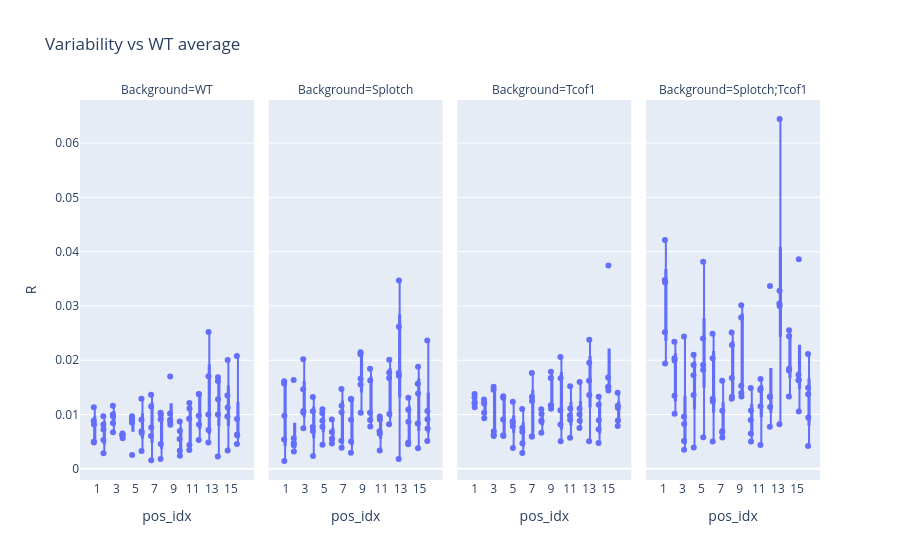

The cell this chart's notebook holds for it:
### Code cell
all_agged = plot_df.merge(agged[agged['Background']=='WT'], on=['pos_idx'], suffixes=('', '_AVG'))
all_agged['R'] = np.sqrt((all_agged['x_aligned'] - all_agged['x_aligned_AVG'])**2 + (all_agged['y_aligned'] - all_agged['y_aligned_AVG'])**2 + (all_agged['z_aligned'] - all_agged['z_aligned_AVG'])**2)
px.box(all_agged, x='pos_idx', y='R', facet_col='Background', points='all', category_orders=category_orders, title='Variability vs WT average', hover_data=['name'])

### Figure 1 — Plotly figure (JSON) as saved in the notebook; plotly's stock layout.template omitted (floating-point values rounded to 4 significant figures)
{"data": [{"alignmentgroup": "True", "boxpoints": "all", "customdata": [["818236-7_WT_2.csv"], ["818236-7_WT_2.csv"], ["818236-7_WT_2.csv"], ["818236-7_WT_2.csv"], ["818236-7_WT_2.csv"], ["818236-7_WT_2.csv"], ["818236-7_WT_2.csv"], ["818236-7_WT_2.csv"], ["818236-7_WT_2.csv"], ["818236-7_WT_2.csv"], ["818236-7_WT_2.csv"], ["818236-7_WT_2.csv"], ["818236-7_WT_2.csv"], ["818236-7_WT_2.csv"], ["818236-7_WT_2.csv"], ["818236-7_WT_2.csv"], ["818978-3_WT.csv"], ["818978-3_WT.csv"], ["818978-3_WT.csv"], ["818978-3_WT.csv"], ["818978-3_WT.csv"], ["818978-3_WT.csv"], ["818978-3_WT.csv"], ["818978-3_WT.csv"], ["818978-3_WT.csv"], ["818978-3_WT.csv"], ["818978-3_WT.csv"], ["818978-3_WT.csv"], ["818978-3_WT.csv"], ["818978-3_WT.csv"], ["818978-3_WT.csv"], ["818978-3_WT.csv"], ["818978-7_WT.csv"], ["818978-7_WT.csv"], ["818978-7_WT.csv"], ["818978-7_WT.csv"], ["818978-7_WT.csv"], ["818978-7_WT.csv"], ["818978-7_WT.csv"], ["818978-7_WT.csv"], ["818978-7_WT.csv"], ["818978-7_WT.csv"], ["818978-7_WT.csv"], ["818978-7_WT.csv"], ["818978-7_WT.csv"], ["818978-7_WT.csv"], ["818978-7_WT.csv"], ["818978-7_WT.csv"], ["819576-8_WT.csv"], ["819576-8_WT.csv"], ["819576-8_WT.csv"], ["819576-8_WT.csv"], ["819576-8_WT.csv"], ["819576-8_WT.csv"], ["819576-8_WT.csv"], ["819576-8_WT.csv"], ["819576-8_WT.csv"], ["819576-8_WT.csv"], ["819576-8_WT.csv"], ["819576-8_WT.csv"], ["819576-8_WT.csv"], ["819576-8_WT.csv"], ["819576-8_WT.csv"], ["819576-8_WT.csv"], ["820352-6_WT.csv"], ["820352-6_WT.csv"], ["820352-6_WT.csv"], ["820352-6_WT.csv"], ["820352-6_WT.csv"], ["820352-6_WT.csv"], ["820352-6_WT.csv"], ["820352-6_WT.csv"], ["820352-6_WT.csv"], ["820352-6_WT.csv"], ["820352-6_WT.csv"], ["820352-6_WT.csv"], ["820352-6_WT.csv"], ["820352-6_WT.csv"], ["820352-6_WT.csv"], ["820352-6_WT.csv"]], "hovertemplate": "Background=WT<br>pos_idx=%{x}<br>R=%{y}<br>name=%{customdata[0]}<extra></extra>", "legendgroup": "", "marker": {"color": "#636efa"}, "name": "", "notched": false, "offsetgroup": "", "orientation": "v", "showlegend": false, "type": "box", "x": ["1", "2", "3", "4", "5", "6", "7", "8", "9", "10", "11", "12", "13", "14", "15", "16", "1", "2", "3", "4", "5", "6", "7", "8", "9", "10", "11", "12", "13", "14", "15", "16", "1", "2", "3", "4", "5", "6", "7", "8", "9", "10", "11", "12", "13", "14", "15", "16", "1", "2", "3", "4", "5", "6", "7", "8", "9", "10", "11", "12", "13", "14", "15", "16", "1", "2", "3", "4", "5", "6", "7", "8", "9", "10", "11", "12", "13", "14", "15", "16"], "x0": " ", "xaxis": "x", "y": [0.00498, 0.009696, 0.008449, 0.006329, 0.002549, 0.006925, 0.006071, 0.001808, 0.01701, 0.002404, 0.004391, 0.01379, 0.01703, 0.01688, 0.003372, 0.02079, 0.008159, 0.005299, 0.00966, 0.006513, 0.009312, 0.006621, 0.01365, 0.009954, 0.008131, 0.005488, 0.01215, 0.008189, 0.009996, 0.01282, 0.01352, 0.006185, 0.00888, 0.008191, 0.01161, 0.006157, 0.008513, 0.003272, 0.001587, 0.004575, 0.01017, 0.003331, 0.003467, 0.01375, 0.007165, 0.01618, 0.01128, 0.00632, 0.004862, 0.002876, 0.006765, 0.005643, 0.008773, 0.009023, 0.007605, 0.01032, 0.009033, 0.006993, 0.01112, 0.005323, 0.02521, 0.002296, 0.009655, 0.004556, 0.01135, 0.007268, 0.01002, 0.006243, 0.009676, 0.01292, 0.01147, 0.009157, 0.008665, 0.008727, 0.00922, 0.009779, 0.004868, 0.01003, 0.02006, 0.009186], "y0": " ", "yaxis": "y"}, {"alignmentgroup": "True", "boxpoints": "all", "customdata": [["818236-5_Splotch_singlemut.csv"], ["818236-5_Splotch_singlemut.csv"], ["818236-5_Splotch_singlemut.csv"], ["818236-5_Splotch_singlemut.csv"], ["818236-5_Splotch_singlemut.csv"], ["818236-5_Splotch_singlemut.csv"], ["818236-5_Splotch_singlemut.csv"], ["818236-5_Splotch_singlemut.csv"], ["818236-5_Splotch_singlemut.csv"], ["818236-5_Splotch_singlemut.csv"], ["818236-5_Splotch_singlemut.csv"], ["818236-5_Splotch_singlemut.csv"], ["818236-5_Splotch_singlemut.csv"], ["818236-5_Splotch_singlemut.csv"], ["818236-5_Splotch_singlemut.csv"], ["818236-5_Splotch_singlemut.csv"], ["818236_2_Splotch_singlemut.csv"], ["818236_2_Splotch_singlemut.csv"], ["818236_2_Splotch_singlemut.csv"], ["818236_2_Splotch_singlemut.csv"], ["818236_2_Splotch_singlemut.csv"], ["818236_2_Splotch_singlemut.csv"], ["818236_2_Splotch_singlemut.csv"], ["818236_2_Splotch_singlemut.csv"], ["818236_2_Splotch_singlemut.csv"], ["818236_2_Splotch_singlemut.csv"], ["818236_2_Splotch_singlemut.csv"], ["818236_2_Splotch_singlemut.csv"], ["818236_2_Splotch_singlemut.csv"], ["818236_2_Splotch_singlemut.csv"], ["818236_2_Splotch_singlemut.csv"], ["818236_2_Splotch_singlemut.csv"], ["818978-2_Splotch_singlemut.csv"], ["818978-2_Splotch_singlemut.csv"], ["818978-2_Splotch_singlemut.csv"], ["818978-2_Splotch_singlemut.csv"], ["818978-2_Splotch_singlemut.csv"], ["818978-2_Splotch_singlemut.csv"], ["818978-2_Splotch_singlemut.csv"], ["818978-2_Splotch_singlemut.csv"], ["818978-2_Splotch_singlemut.csv"], ["818978-2_Splotch_singlemut.csv"], ["818978-2_Splotch_singlemut.csv"], ["818978-2_Splotch_singlemut.csv"], ["818978-2_Splotch_singlemut.csv"], ["818978-2_Splotch_singlemut.csv"], ["818978-2_Splotch_singlemut.csv"], ["818978-2_Splotch_singlemut.csv"], ["818978-5_Splotch_singlemut.csv"], ["818978-5_Splotch_singlemut.csv"], ["818978-5_Splotch_singlemut.csv"], ["818978-5_Splotch_singlemut.csv"], ["818978-5_Splotch_singlemut.csv"], ["818978-5_Splotch_singlemut.csv"], ["818978-5_Splotch_singlemut.csv"], ["818978-5_Splotch_singlemut.csv"], ["818978-5_Splotch_singlemut.csv"], ["818978-5_Splotch_singlemut.csv"], ["818978-5_Splotch_singlemut.csv"], ["818978-5_Splotch_singlemut.csv"], ["818978-5_Splotch_singlemut.csv"], ["818978-5_Splotch_singlemut.csv"], ["818978-5_Splotch_singlemut.csv"], ["818978-5_Splotch_singlemut.csv"], ["819745-5_Splotch_het_singlemut.csv"], ["819745-5_Splotch_het_singlemut.csv"], ["819745-5_Splotch_het_singlemut.csv"], ["819745-5_Splotch_het_singlemut.csv"], ["819745-5_Splotch_het_singlemut.csv"], ["819745-5_Splotch_het_singlemut.csv"], ["819745-5_Splotch_het_singlemut.csv"], ["819745-5_Splotch_het_singlemut.csv"], ["819745-5_Splotch_het_singlemut.csv"], ["819745-5_Splotch_het_singlemut.csv"], ["819745-5_Splotch_het_singlemut.csv"], ["819745-5_Splotch_het_singlemut.csv"], ["819745-5_Splotch_het_singlemut.csv"], ["819745-5_Splotch_het_singlemut.csv"], ["819745-5_Splotch_het_singlemut.csv"], ["819745-5_Splotch_het_singlemut.csv"]], "hovertemplate": "Background=Splotch<br>pos_idx=%{x}<br>R=%{y}<br>name=%{customdata[0]}<extra></extra>", "legendgroup": "", "marker": {"color": "#636efa"}, "name": "", "notched": false, "offsetgroup": "", "orientation": "v", "showlegend": false, "type": "box", "x": ["1", "2", "3", "4", "5", "6", "7", "8", "9", "10", "11", "12", "13", "14", "15", "16", "1", "2", "3", "4", "5", "6", "7", "8", "9", "10", "11", "12", "13", "14", "15", "16", "1", "2", "3", "4", "5", "6", "7", "8", "9", "10", "11", "12", "13", "14", "15", "16", "1", "2", "3", "4", "5", "6", "7", "8", "9", "10", "11", "12", "13", "14", "15", "16", "1", "2", "3", "4", "5", "6", "7", "8", "9", "10", "11", "12", "13", "14", "15", "16"], "x0": " ", "xaxis": "x2", "y": [0.005385, 0.003194, 0.01065, 0.01062, 0.007747, 0.006809, 0.01042, 0.002953, 0.01554, 0.009017, 0.006464, 0.008209, 0.01764, 0.01308, 0.01387, 0.009134, 0.009791, 0.01636, 0.01464, 0.01325, 0.01098, 0.004671, 0.003908, 0.01279, 0.01031, 0.007821, 0.009084, 0.02012, 0.02618, 0.004541, 0.008351, 0.005112, 0.01614, 0.005619, 0.0075, 0.002392, 0.01029, 0.005511, 0.01469, 0.005045, 0.0211, 0.01031, 0.003387, 0.01774, 0.01714, 0.004842, 0.01567, 0.01065, 0.0157, 0.004336, 0.02017, 0.006974, 0.004418, 0.005566, 0.005164, 0.01293, 0.02147, 0.01842, 0.006944, 0.0101, 0.03469, 0.008697, 0.01879, 0.007416, 0.001448, 0.004699, 0.0104, 0.00771, 0.008852, 0.009074, 0.01164, 0.009022, 0.01661, 0.01629, 0.009653, 0.01671, 0.00183, 0.01087, 0.003793, 0.02363], "y0": " ", "yaxis": "y2"}, {"alignmentgroup": "True", "boxpoints": "all", "customdata": [["818978-4_Tcof1_singlemut.csv"], ["818978-4_Tcof1_singlemut.csv"], ["818978-4_Tcof1_singlemut.csv"], ["818978-4_Tcof1_singlemut.csv"], ["818978-4_Tcof1_singlemut.csv"], ["818978-4_Tcof1_singlemut.csv"], ["818978-4_Tcof1_singlemut.csv"], ["818978-4_Tcof1_singlemut.csv"], ["818978-4_Tcof1_singlemut.csv"], ["818978-4_Tcof1_singlemut.csv"], ["818978-4_Tcof1_singlemut.csv"], ["818978-4_Tcof1_singlemut.csv"], ["818978-4_Tcof1_singlemut.csv"], ["818978-4_Tcof1_singlemut.csv"], ["818978-4_Tcof1_singlemut.csv"], ["818978-4_Tcof1_singlemut.csv"], ["819745-2_Tcof1_singlemut.csv"], ["819745-2_Tcof1_singlemut.csv"], ["819745-2_Tcof1_singlemut.csv"], ["819745-2_Tcof1_singlemut.csv"], ["819745-2_Tcof1_singlemut.csv"], ["819745-2_Tcof1_singlemut.csv"], ["819745-2_Tcof1_singlemut.csv"], ["819745-2_Tcof1_singlemut.csv"], ["819745-2_Tcof1_singlemut.csv"], ["819745-2_Tcof1_singlemut.csv"], ["819745-2_Tcof1_singlemut.csv"], ["819745-2_Tcof1_singlemut.csv"], ["819745-2_Tcof1_singlemut.csv"], ["819745-2_Tcof1_singlemut.csv"], ["819745-2_Tcof1_singlemut.csv"], ["819745-2_Tcof1_singlemut.csv"], ["819745-3_Tcof1_singlemut.csv"], ["819745-3_Tcof1_singlemut.csv"], ["819745-3_Tcof1_singlemut.csv"], ["819745-3_Tcof1_singlemut.csv"], ["819745-3_Tcof1_singlemut.csv"], ["819745-3_Tcof1_singlemut.csv"], ["819745-3_Tcof1_singlemut.csv"], ["819745-3_Tcof1_singlemut.csv"], ["819745-3_Tcof1_singlemut.csv"], ["819745-3_Tcof1_singlemut.csv"], ["819745-3_Tcof1_singlemut.csv"], ["819745-3_Tcof1_singlemut.csv"], ["819745-3_Tcof1_singlemut.csv"], ["819745-3_Tcof1_singlemut.csv"], ["819745-3_Tcof1_singlemut.csv"], ["819745-3_Tcof1_singlemut.csv"], ["820352-2_Tcof1_singlemut.csv"], ["820352-2_Tcof1_singlemut.csv"], ["820352-2_Tcof1_singlemut.csv"], ["820352-2_Tcof1_singlemut.csv"], ["820352-2_Tcof1_singlemut.csv"], ["820352-2_Tcof1_singlemut.csv"], ["820352-2_Tcof1_singlemut.csv"], ["820352-2_Tcof1_singlemut.csv"], ["820352-2_Tcof1_singlemut.csv"], ["820352-2_Tcof1_singlemut.csv"], ["820352-2_Tcof1_singlemut.csv"], ["820352-2_Tcof1_singlemut.csv"], ["820352-2_Tcof1_singlemut.csv"], ["820352-2_Tcof1_singlemut.csv"], ["820352-2_Tcof1_singlemut.csv"], ["820352-2_Tcof1_singlemut.csv"], ["820352-4_Tcof1_singlemut.csv"], ["820352-4_Tcof1_singlemut.csv"], ["820352-4_Tcof1_singlemut.csv"], ["820352-4_Tcof1_singlemut.csv"], ["820352-4_Tcof1_singlemut.csv"], ["820352-4_Tcof1_singlemut.csv"], ["820352-4_Tcof1_singlemut.csv"], ["820352-4_Tcof1_singlemut.csv"], ["820352-4_Tcof1_singlemut.csv"], ["820352-4_Tcof1_singlemut.csv"], ["820352-4_Tcof1_singlemut.csv"], ["820352-4_Tcof1_singlemut.csv"], ["820352-4_Tcof1_singlemut.csv"], ["820352-4_Tcof1_singlemut.csv"], ["820352-4_Tcof1_singlemut.csv"], ["820352-4_Tcof1_singlemut.csv"]], "hovertemplate": "Background=Tcof1<br>pos_idx=%{x}<br>R=%{y}<br>name=%{customdata[0]}<extra></extra>", "legendgroup": "", "marker": {"color": "#636efa"}, "name": "", "notched": false, "offsetgroup": "", "orientation": "v", "showlegend": false, "type": "box", "x": ["1", "2", "3", "4", "5", "6", "7", "8", "9", "10", "11", "12", "13", "14", "15", "16", "1", "2", "3", "4", "5", "6", "7", "8", "9", "10", "11", "12", "13", "14", "15", "16", "1", "2", "3", "4", "5", "6", "7", "8", "9", "10", "11", "12", "13", "14", "15", "16", "1", "2", "3", "4", "5", "6", "7", "8", "9", "10", "11", "12", "13", "14", "15", "16", "1", "2", "3", "4", "5", "6", "7", "8", "9", "10", "11", "12", "13", "14", "15", "16"], "x0": " ", "xaxis": "x3", "y": [0.01199, 0.01222, 0.006919, 0.009082, 0.008539, 0.007531, 0.01766, 0.01099, 0.01105, 0.01079, 0.005732, 0.0111, 0.005093, 0.01326, 0.01441, 0.008892, 0.01134, 0.01276, 0.006043, 0.01311, 0.007857, 0.002902, 0.01327, 0.00889, 0.01788, 0.02062, 0.009032, 0.01004, 0.01956, 0.00478, 0.01682, 0.01163, 0.01313, 0.009302, 0.006296, 0.006185, 0.00877, 0.006834, 0.0125, 0.008662, 0.01672, 0.01667, 0.009827, 0.007543, 0.0238, 0.01183, 0.01512, 0.01399, 0.01229, 0.01204, 0.01514, 0.006061, 0.003826, 0.004715, 0.005945, 0.01011, 0.01169, 0.005097, 0.01523, 0.01598, 0.01359, 0.008946, 0.01508, 0.01127, 0.0138, 0.01032, 0.01456, 0.01338, 0.01234, 0.01104, 0.005977, 0.006642, 0.01174, 0.008184, 0.0111, 0.008852, 0.01621, 0.007312, 0.03744, 0.007913], "y0": " ", "yaxis": "y3"}, {"alignmentgroup": "True", "boxpoints": "all", "customdata": [["818236-3_Splotch;Tcof1_doublemut.csv"], ["818236-3_Splotch;Tcof1_doublemut.csv"], ["818236-3_Splotch;Tcof1_doublemut.csv"], ["818236-3_Splotch;Tcof1_doublemut.csv"], ["818236-3_Splotch;Tcof1_doublemut.csv"], ["818236-3_Splotch;Tcof1_doublemut.csv"], ["818236-3_Splotch;Tcof1_doublemut.csv"], ["818236-3_Splotch;Tcof1_doublemut.csv"], ["818236-3_Splotch;Tcof1_doublemut.csv"], ["818236-3_Splotch;Tcof1_doublemut.csv"], ["818236-3_Splotch;Tcof1_doublemut.csv"], ["818236-3_Splotch;Tcof1_doublemut.csv"], ["818236-3_Splotch;Tcof1_doublemut.csv"], ["818236-3_Splotch;Tcof1_doublemut.csv"], ["818236-3_Splotch;Tcof1_doublemut.csv"], ["818236-3_Splotch;Tcof1_doublemut.csv"], ["818236-8_Splotch;Tcof1_doublemut.csv"], ["818236-8_Splotch;Tcof1_doublemut.csv"], ["818236-8_Splotch;Tcof1_doublemut.csv"], ["818236-8_Splotch;Tcof1_doublemut.csv"], ["818236-8_Splotch;Tcof1_doublemut.csv"], ["818236-8_Splotch;Tcof1_doublemut.csv"], ["818236-8_Splotch;Tcof1_doublemut.csv"], ["818236-8_Splotch;Tcof1_doublemut.csv"], ["818236-8_Splotch;Tcof1_doublemut.csv"], ["818236-8_Splotch;Tcof1_doublemut.csv"], ["818236-8_Splotch;Tcof1_doublemut.csv"], ["818236-8_Splotch;Tcof1_doublemut.csv"], ["818236-8_Splotch;Tcof1_doublemut.csv"], ["818236-8_Splotch;Tcof1_doublemut.csv"], ["818236-8_Splotch;Tcof1_doublemut.csv"], ["818236-8_Splotch;Tcof1_doublemut.csv"], ["818978-1_Splotch;Tcof1_doublemut.csv"], ["818978-1_Splotch;Tcof1_doublemut.csv"], ["818978-1_Splotch;Tcof1_doublemut.csv"], ["818978-1_Splotch;Tcof1_doublemut.csv"], ["818978-1_Splotch;Tcof1_doublemut.csv"], ["818978-1_Splotch;Tcof1_doublemut.csv"], ["818978-1_Splotch;Tcof1_doublemut.csv"], ["818978-1_Splotch;Tcof1_doublemut.csv"], ["818978-1_Splotch;Tcof1_doublemut.csv"], ["818978-1_Splotch;Tcof1_doublemut.csv"], ["818978-1_Splotch;Tcof1_doublemut.csv"], ["818978-1_Splotch;Tcof1_doublemut.csv"], ["818978-1_Splotch;Tcof1_doublemut.csv"], ["818978-1_Splotch;Tcof1_doublemut.csv"], ["818978-1_Splotch;Tcof1_doublemut.csv"], ["818978-1_Splotch;Tcof1_doublemut.csv"], ["819576-1_Splotch;Tcof1_doublemut.csv"], ["819576-1_Splotch;Tcof1_doublemut.csv"], ["819576-1_Splotch;Tcof1_doublemut.csv"], ["819576-1_Splotch;Tcof1_doublemut.csv"], ["819576-1_Splotch;Tcof1_doublemut.csv"], ["819576-1_Splotch;Tcof1_doublemut.csv"], ["819576-1_Splotch;Tcof1_doublemut.csv"], ["819576-1_Splotch;Tcof1_doublemut.csv"], ["819576-1_Splotch;Tcof1_doublemut.csv"], ["819576-1_Splotch;Tcof1_doublemut.csv"], ["819576-1_Splotch;Tcof1_doublemut.csv"], ["819576-1_Splotch;Tcof1_doublemut.csv"], ["819576-1_Splotch;Tcof1_doublemut.csv"], ["819576-1_Splotch;Tcof1_doublemut.csv"], ["819576-1_Splotch;Tcof1_doublemut.csv"], ["819576-1_Splotch;Tcof1_doublemut.csv"], ["819745-6_Splotch;Tcof1_doublemut.csv"], ["819745-6_Splotch;Tcof1_doublemut.csv"], ["819745-6_Splotch;Tcof1_doublemut.csv"], ["819745-6_Splotch;Tcof1_doublemut.csv"], ["819745-6_Splotch;Tcof1_doublemut.csv"], ["819745-6_Splotch;Tcof1_doublemut.csv"], ["819745-6_Splotch;Tcof1_doublemut.csv"], ["819745-6_Splotch;Tcof1_doublemut.csv"], ["819745-6_Splotch;Tcof1_doublemut.csv"], ["819745-6_Splotch;Tcof1_doublemut.csv"], ["819745-6_Splotch;Tcof1_doublemut.csv"], ["819745-6_Splotch;Tcof1_doublemut.csv"], ["819745-6_Splotch;Tcof1_doublemut.csv"], ["819745-6_Splotch;Tcof1_doublemut.csv"], ["819745-6_Splotch;Tcof1_doublemut.csv"], ["819745-6_Splotch;Tcof1_doublemut.csv"]], "hovertemplate": "Background=Splotch;Tcof1<br>pos_idx=%{x}<br>R=%{y}<br>name=%{customdata[0]}<extra></extra>", "legendgroup": "", "marker": {"color": "#636efa"}, "name": "", "notched": false, "offsetgroup": "", "orientation": "v", "showlegend": false, "type": "box", "x": ["1", "2", "3", "4", "5", "6", "7", "8", "9", "10", "11", "12", "13", "14", "15", "16", "1", "2", "3", "4", "5", "6", "7", "8", "9", "10", "11", "12", "13", "14", "15", "16", "1", "2", "3", "4", "5", "6", "7", "8", "9", "10", "11", "12", "13", "14", "15", "16", "1", "2", "3", "4", "5", "6", "7", "8", "9", "10", "11", "12", "13", "14", "15", "16", "1", "2", "3", "4", "5", "6", "7", "8", "9", "10", "11", "12", "13", "14", "15", "16"], "x0": " ", "xaxis": "x4", "y": [0.02516, 0.01015, 0.005121, 0.01359, 0.01826, 0.01289, 0.006969, 0.0129, 0.01398, 0.00653, 0.0148, 0.01141, 0.00822, 0.02444, 0.01057, 0.004194, 0.0343, 0.01994, 0.003528, 0.01725, 0.03812, 0.01243, 0.00674, 0.02283, 0.02787, 0.005045, 0.01152, 0.03369, 0.02997, 0.01847, 0.01641, 0.01493, 0.01939, 0.01346, 0.0244, 0.003952, 0.005835, 0.005024, 0.005773, 0.01326, 0.01531, 0.01491, 0.004374, 0.01325, 0.03281, 0.01332, 0.01633, 0.009454, 0.03478, 0.02036, 0.009598, 0.021, 0.01912, 0.0249, 0.01069, 0.01672, 0.01334, 0.01073, 0.01655, 0.01332, 0.03043, 0.01813, 0.03862, 0.02118, 0.04216, 0.02341, 0.008244, 0.01913, 0.02401, 0.02038, 0.01624, 0.02512, 0.03012, 0.009008, 0.01452, 0.00777, 0.06443, 0.02551, 0.01735, 0.01373], "y0": " ", "yaxis": "y4"}], "layout": {"annotations": [{"font": {}, "showarrow": false, "text": "Background=WT", "x": 0.1175, "xanchor": "center", "xref": "paper", "y": 1, "yanchor": "bottom", "yref": "paper"}, {"font": {}, "showarrow": false, "text": "Background=Splotch", "x": 0.3725, "xanchor": "center", "xref": "paper", "y": 1, "yanchor": "bottom", "yref": "paper"}, {"font": {}, "showarrow": false, "text": "Background=Tcof1", "x": 0.6275, "xanchor": "center", "xref": "paper", "y": 1, "yanchor": "bottom", "yref": "paper"}, {"font": {}, "showarrow": false, "text": "Background=Splotch;Tcof1", "x": 0.8825, "xanchor": "center", "xref": "paper", "y": 1, "yanchor": "bottom", "yref": "paper"}], "boxmode": "group", "legend": {"tracegroupgap": 0}, "title": {"text": "Variability vs WT average"}, "xaxis": {"anchor": "y", "domain": [0, 0.235], "title": {"text": "pos_idx"}}, "xaxis2": {"anchor": "y2", "domain": [0.255, 0.49], "matches": "x", "title": {"text": "pos_idx"}}, "xaxis3": {"anchor": "y3", "domain": [0.51, 0.745], "matches": "x", "title": {"text": "pos_idx"}}, "xaxis4": {"anchor": "y4", "domain": [0.765, 1.0], "matches": "x", "title": {"text": "pos_idx"}}, "yaxis": {"anchor": "x", "domain": [0, 1], "title": {"text": "R"}}, "yaxis2": {"anchor": "x2", "domain": [0, 1], "matches": "y", "showticklabels": false}, "yaxis3": {"anchor": "x3", "domain": [0, 1], "matches": "y", "showticklabels": false}, "yaxis4": {"anchor": "x4", "domain": [0, 1], "matches": "y", "showticklabels": false}}}
